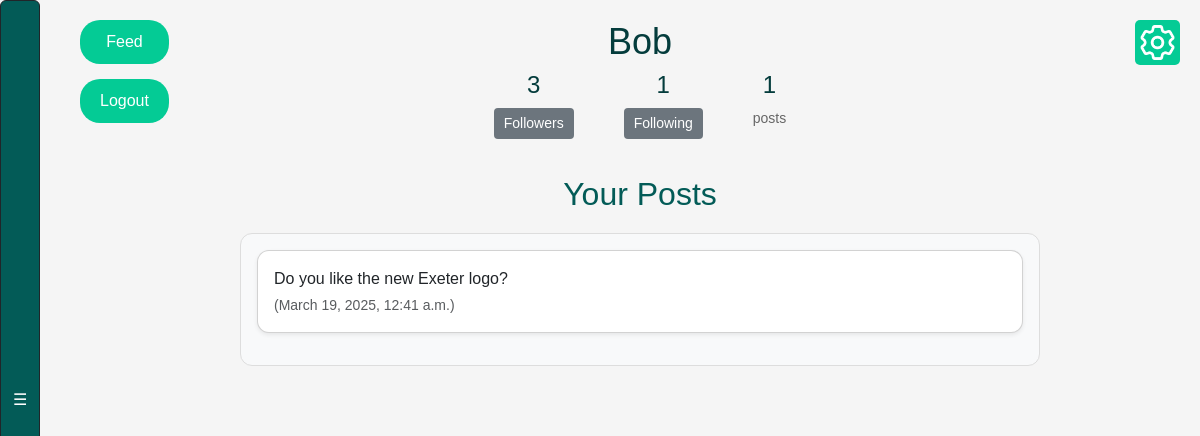
Screenshot of /home/ (signed in) with the database file from the repository.
### webapp/models.py (models this page shows, shortened)
class Profile(models.Model):
    user = models.OneToOneField(User, on_delete=models.CASCADE)
    follows = models.ManyToManyField(
        "self",
        related_name="followed_by",
        symmetrical=False,
        blank=True
    )
    private = models.BooleanField(default=False)
    def create_profile(sender, instance, created, **kwargs):
        if created:
            user_profile = Profile(user=instance)
            user_profile.save()
            user_profile.follows.set([instance.id, 1, 2])
            user_profile.save()
    post_save.connect(create_profile, sender=User)

class Post(models.Model):
    user = models.ForeignKey(
        User, related_name="posts", on_delete=models.DO_NOTHING
    )
    body = models.CharField(max_length=140)
    created_at = models.DateTimeField(auto_now_add=True)

### webapp/views.py (the view, shortened to what this page needs)
# urls.py: path('home/', views.home_view, name='home'),
@login_required
def home_view(request):
    profile = Profile.objects.get(user=request.user)
    default_role_hashed = hashlib.sha256("user".encode()).hexdigest()
    hashed_role = request.COOKIES.get("role", default_role_hashed)
    role = "user"  # Fallback to a safe default
    if hashed_role == hashlib.sha256("moderator".encode()).hexdigest():
        role = "moderator"
    flag_ex2 = None
    FLAG_API_URL = "https://api-dvwa.onrender.com/api/get_flag"
    response = render(request, "home.html", {"profile": profile, "role": role, "flag_ex2": flag_ex2})
    hashed_role = hashlib.sha256(role.encode()).hexdigest()
    response.set_cookie("role", hashed_role)
    return response

### webapp/templates/home.html (shortened to what this page needs)
{% load static %}
<!DOCTYPE html>
<html>
<head>
    <link href="https://cdn.jsdelivr.net/npm/bootstrap@5.3.0-alpha1/dist/css/bootstrap.min.css" rel="stylesheet">
    <link rel="stylesheet" href="{% static 'css/style.css' %}">
</head>
<body>
    {% include 'exercise_bar.html' %}
    <div class="top-buttons">
        <a href="{% url 'feed' %}" class="btn-top">Feed</a>
        <a href="{% url 'logout' %}" class="btn-top">Logout</a>
    </div>
    <div class="settings-container">
        <a href="{% url 'user_settings' %}">
            <img src="{% static 'images/setting.png' %}" alt="Settings icon" class="settings-icon">
        </a>
    </div>
    <div class="main-content">
        <div class="profile-header text-center">
            <h1>{{ user.username }}</h1>
            <div class="stats">
                <div>
                    <h4>{{ profile.followed_by.count }}</h4>
                    <a href="{% url 'followers' profile.pk %}" class="btn btn-profile">Followers</a>
                </div>
                <div>
                    <h4>{{ profile.follows.count }}</h4>
                    <a href="{% url 'following' profile.pk %}" class="btn btn-profile">Following</a>
                </div>
                <div>
                    <h4>{{ user.posts.count }}</h4>
                    <p>posts</p>
                </div>
            </div>
        </div>
        <div class="posts-container">
            <h2 class="text-center">Your Posts</h2>
            <div class="posts-scrollable overflow-auto p-3">
                {% for post in profile.user.posts.all %}
                <div class="post card shadow-sm p-3 mb-3">
                    <p class="mb-1">{{ post.body }}</p>
                    <p class="text-muted small">({{ post.created_at }})</p>
                </div>
                {% empty %}
                <p class="text-center">No posts yet.</p>
                {% endfor %}
            </div>
        </div>
</body>
</html>

### webapp/static/css/style.css (style rules this page uses)
body { background-color: #f5f5f5; font-family: 'Nunito', sans-serif; margin: 0; display: flex; height: 100vh; overflow-y: auto; }
.main-content { margin-left: 80px; padding: 20px; flex-grow: 1; display: flex; flex-direction: column; align-items: center; transition: margin-left 0.3s ease; }
.top-buttons { position: fixed; text-align: center; flex-direction: column; top: 20px; left: 80px; display: flex; gap: 15px; transition: left 0.3s ease; }
.btn-feed, .btn-top { text-decoration: none; background-color: #04cb95; color: white; border: none; padding: 10px 20px; border-radius: 20px; font-size: 16px; cursor: pointer; }
.settings-container { position: fixed; top: 20px; right: 20px; z-index: 100; background-color: #04cb95; padding: 5px; border-radius: 5px; }
.settings-icon { width: 35px; height: 35px; filter: invert(100%); }
.profile-header { text-align: center; margin-bottom: 30px; }
.profile-header h1 { font-size: 36px; color: #043c3c; }
.profile-header .stats { display: flex; justify-content: center; gap: 50px; }
.profile-header .stats div { text-align: center; }
.profile-header .stats h4 { font-size: 24px; color: #043c3c; }
.profile-header .stats p { font-size: 14px; color: #666; }
.btn-profile { text-decoration: none; color: #fff; background-color: #6c757d; border: none; padding: 5px 10px; border-radius: 4px; display: inline-block; text-align: center; font-size: 14px; cursor: pointer; }
.posts-container { width: 100%; max-width: 800px; margin: 0 auto; }
.posts-scrollable { max-height: 400px; overflow-y: auto; padding: 15px; border-radius: 12px; background-color: #f8f9fa; border: 1px solid #ddd; }
.post { background-color: white; border-radius: 12px; box-shadow: 0px 4px 10px rgba(0, 0, 0, 0.1); margin-bottom: 15px; transition: transform 0.2s ease-in-out, box-shadow 0.2s ease-in-out; }
.posts-container h2 { color: #035b57; margin-bottom: 20px; text-align: center; }
.post p { margin: 0; word-wrap: break-word; }

### rows the page displays
Profile: followed_by.count "3", follows.count "1"
Post: body "Do you like the new Exeter logo?", created_at "March 19, 2025, 12:41 a.m."

### other values shown
{{ user.username }} "Bob"
{{ user.posts.count }} "1"
